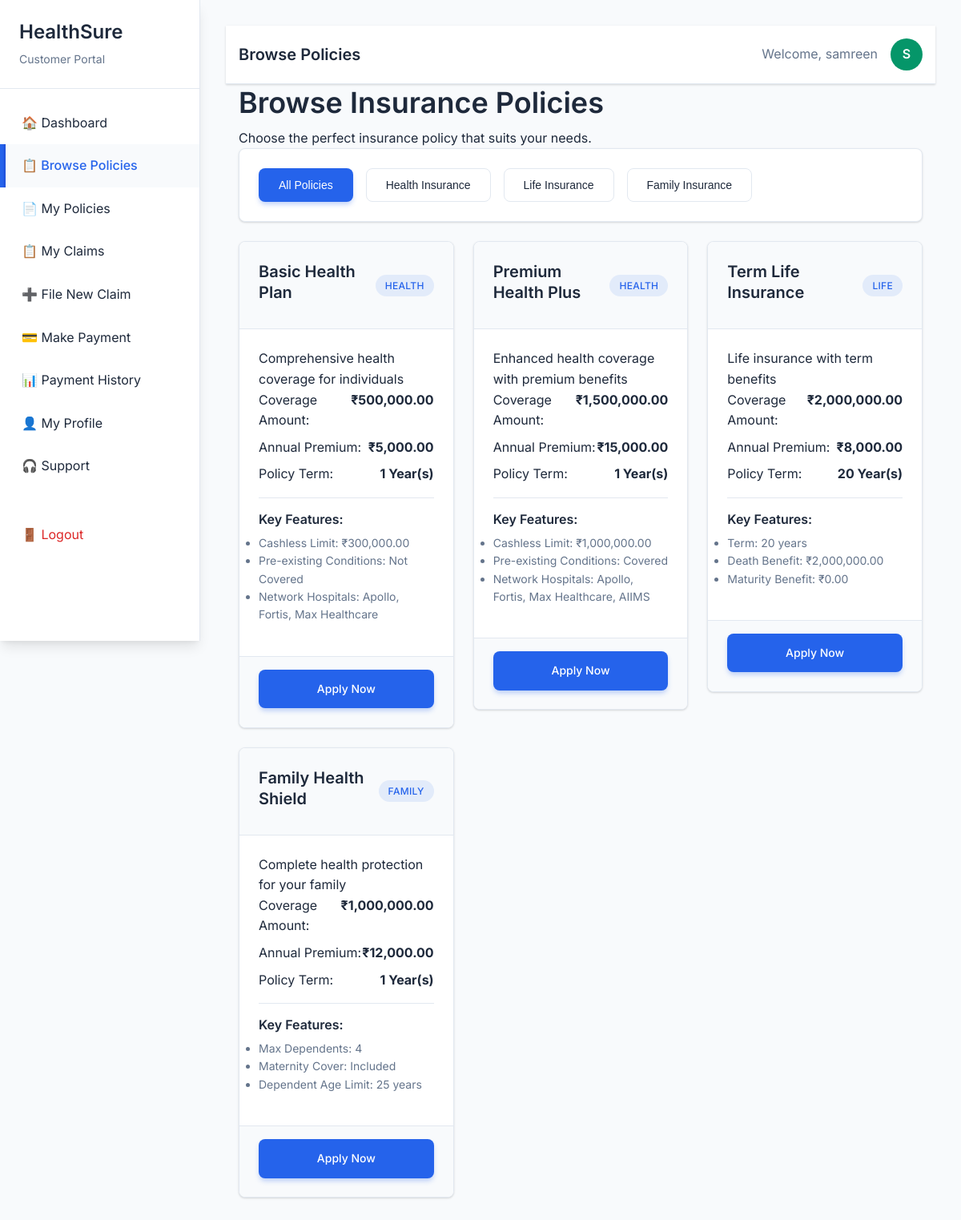
The page /HealthSure/customer/browse-policies.php (signed in) on the database its author committed.
### tables this page shows
CREATE TABLE `customers` (
  `customer_id` int(11) NOT NULL,
  `user_id` int(11) DEFAULT NULL,
  `first_name` varchar(100) NOT NULL,
  `last_name` varchar(100) NOT NULL,
  `phone` varchar(15) DEFAULT NULL,
  `address` text DEFAULT NULL,
  `date_of_birth` date DEFAULT NULL,
  `gender` enum('male','female','other') DEFAULT NULL,
  `agent_id` int(11) DEFAULT NULL,
  `created_at` timestamp NOT NULL DEFAULT current_timestamp()
);

CREATE TABLE `policies` (
  `policy_id` int(11) NOT NULL,
  `policy_name` varchar(200) NOT NULL,
  `policy_type` enum('health','life','family') NOT NULL,
  `description` text DEFAULT NULL,
  `base_premium` decimal(10,2) NOT NULL,
  `coverage_amount` decimal(12,2) NOT NULL,
  `duration_years` int(11) NOT NULL,
  `status` enum('active','inactive') DEFAULT 'active',
  `created_at` timestamp NOT NULL DEFAULT current_timestamp(),
  `updated_at` timestamp NOT NULL DEFAULT current_timestamp() ON UPDATE current_timestamp()
);

CREATE TABLE `health_policies` (
  `policy_id` int(11) NOT NULL,
  `hospital_coverage` text DEFAULT NULL,
  `pre_existing_conditions` tinyint(1) DEFAULT 0,
  `network_hospitals` text DEFAULT NULL,
  `cashless_limit` decimal(10,2) DEFAULT NULL
);

CREATE TABLE `life_policies` (
  `policy_id` int(11) NOT NULL,
  `nominee_name` varchar(200) DEFAULT NULL,
  `nominee_relation` varchar(50) DEFAULT NULL,
  `term_years` int(11) DEFAULT NULL,
  `maturity_benefit` decimal(12,2) DEFAULT NULL,
  `death_benefit` decimal(12,2) DEFAULT NULL
);

CREATE TABLE `family_policies` (
  `policy_id` int(11) NOT NULL,
  `no_of_dependents` int(11) DEFAULT 0,
  `maternity_cover` tinyint(1) DEFAULT 0,
  `dependent_age_limit` int(11) DEFAULT 25,
  `family_floater_sum` decimal(12,2) DEFAULT NULL
);

### HealthSure/includes/functions.php (called while the page is built, shortened)
<?php
function format_currency($amount) {
    return '₹' . number_format($amount, 2);
}
function get_customer_info($user_id, $conn) {
    $stmt = $conn->prepare("SELECT c.*, u.email FROM customers c
                           JOIN users u ON c.user_id = u.user_id
                           WHERE c.user_id = ?");
    $stmt->execute([$user_id]);
    return $stmt->fetch(PDO::FETCH_ASSOC);
}
?>

### HealthSure/customer/browse-policies.php (the view, shortened to what this page needs)
<?php
require_once '../config/database.php';
require_once '../includes/functions.php';
$stmt = $conn->query("SELECT * FROM policies WHERE status = 'active' ORDER BY policy_type, policy_name");
$policies = $stmt->fetchAll(PDO::FETCH_ASSOC);
function getPolicyDetails($policy_id, $policy_type, $conn) {
    switch ($policy_type) {
        case 'health':
            $stmt = $conn->prepare("SELECT * FROM health_policies WHERE policy_id = ?");
            break;
        case 'life':
            $stmt = $conn->prepare("SELECT * FROM life_policies WHERE policy_id = ?");
            break;
        case 'family':
            $stmt = $conn->prepare("SELECT * FROM family_policies WHERE policy_id = ?");
            break;
    }
    $stmt->execute([$policy_id]);
    return $stmt->fetch(PDO::FETCH_ASSOC);
}
?>
<!DOCTYPE html>
<html lang="en">
<head>
    <link rel="stylesheet" href="../assets/css/style.css">
    <link rel="stylesheet" href="../assets/css/animations.css">
</head>
<body>
    <?php include 'includes/sidebar.php'; ?>
    <div class="main-content">
        <?php include 'includes/header.php'; ?>
        <div class="container">
            <h1>Browse Insurance Policies</h1>
            <p class="text-light">Choose the perfect insurance policy that suits your needs.</p>
            <div class="card mb-4">
                <div class="card-body">
                    <div class="d-flex" style="gap: 1rem;">
                        <button class="btn btn-primary" onclick="filterPolicies('all')">All Policies</button>
                        <button class="btn btn-outline" onclick="filterPolicies('health')">Health Insurance</button>
                        <button class="btn btn-outline" onclick="filterPolicies('life')">Life Insurance</button>
                        <button class="btn btn-outline" onclick="filterPolicies('family')">Family Insurance</button>
                    </div>
                </div>
            </div>
            <div class="row">
                <?php foreach ($policies as $policy): ?>
                    <?php $details = getPolicyDetails($policy['policy_id'], $policy['policy_type'], $conn); ?>
                    <div class="col-4 policy-card" data-type="<?php echo $policy['policy_type']; ?>">
                        <div class="card mb-4">
                            <div class="card-header">
                                <div class="d-flex justify-content-between align-items-center">
                                    <h4><?php echo htmlspecialchars($policy['policy_name']); ?></h4>
                                    <span class="badge badge-primary"><?php echo ucfirst($policy['policy_type']); ?></span>
                                </div>
                            </div>
                            <div class="card-body">
                                <p class="text-light"><?php echo htmlspecialchars($policy['description']); ?></p>
                                <div class="mb-3">
                                    <div class="d-flex justify-content-between mb-2">
                                        <span>Coverage Amount:</span>
                                        <strong><?php echo format_currency($policy['coverage_amount']); ?></strong>
                                    </div>
                                    <div class="d-flex justify-content-between mb-2">
                                        <span>Annual Premium:</span>
                                        <strong><?php echo format_currency($policy['base_premium']); ?></strong>
                                    </div>
                                    <div class="d-flex justify-content-between mb-2">
                                        <span>Policy Term:</span>
                                        <strong><?php echo $policy['duration_years']; ?> Year(s)</strong>
                                    </div>
                                </div>
                                <?php if ($details): ?>
                                    <div class="mb-3" style="border-top: 1px solid var(--border-color); padding-top: 1rem;">
                                        <h6>Key Features:</h6>
                                        <?php if ($policy['policy_type'] === 'health'): ?>
                                            <ul style="font-size: 0.875rem; color: var(--text-light);">
                                                <li>Cashless Limit: <?php echo format_currency($details['cashless_limit']); ?></li>
                                                <li>Pre-existing Conditions: <?php echo $details['pre_existing_conditions'] ? 'Covered' : 'Not Covered'; ?></li>
                                                <li>Network Hospitals: <?php echo htmlspecialchars($details['network_hospitals']); ?></li>
                                            </ul>
                                        <?php elseif ($policy['policy_type'] === 'life'): ?>
                                            <ul style="font-size: 0.875rem; color: var(--text-light);">
                                                <li>Term: <?php echo $details['term_years']; ?> years</li>
                                                <li>Death Benefit: <?php echo format_currency($details['death_benefit']); ?></li>
                                                <li>Maturity Benefit: <?php echo format_currency($details['maturity_benefit']); ?></li>
                                            </ul>
                                        <?php elseif ($policy['policy_type'] === 'family'): ?>
                                            <ul style="font-size: 0.875rem; color: var(--text-light);">
                                                <li>Max Dependents: <?php echo $details['no_of_dependents']; ?></li>
                                                <li>Maternity Cover: <?php echo $details['maternity_cover'] ? 'Included' : 'Not Included'; ?></li>
                                                <li>Dependent Age Limit: <?php echo $details['dependent_age_limit']; ?> years</li>
                                            </ul>
                                        <?php endif; ?>
                                    </div>
                                <?php endif; ?>
                            </div>
                            <div class="card-footer">
                                <a href="apply-policy.php?policy_id=<?php echo $policy['policy_id']; ?>"
                                   class="btn btn-primary" style="width: 100%;">
                                    Apply Now
                                </a>
                            </div>
                        </div>
                    </div>
                <?php endforeach; ?>
            </div>
        </div>
    </div>
</body>
</html>

### HealthSure/customer/includes/header.php
<?php
$customer_info = get_customer_info($_SESSION['user_id'], $conn);
?>
<div class="navbar">
    <div class="container d-flex justify-content-between align-items-center">
        <div>
            <h4 style="margin: 0; color: var(--text-dark);">
                <?php
                $page_titles = [
                    'dashboard.php' => 'Dashboard',
                    'browse-policies.php' => 'Browse Policies',
                    'my-policies.php' => 'My Policies',
                    'my-claims.php' => 'My Claims',
                    'file-claim.php' => 'File New Claim',
                    'make-payment.php' => 'Make Payment',
                    'payment-history.php' => 'Payment History',
                    'profile.php' => 'My Profile',
                    'support.php' => 'Support'
                ];
                echo $page_titles[basename($_SERVER['PHP_SELF'])] ?? 'Customer Portal';
                ?>
            </h4>
        </div>
        <div class="d-flex align-items-center" style="gap: 1rem;">
            <span style="color: var(--text-light);">Welcome, <?php echo htmlspecialchars($customer_info['first_name']); ?></span>
            <div style="width: 40px; height: 40px; background: var(--success-color); border-radius: 50%; display: flex; align-items: center; justify-content: center; color: white; font-weight: 600;">
                <?php echo strtoupper(substr($customer_info['first_name'], 0, 1)); ?>
            </div>
        </div>
    </div>
</div>

### HealthSure/assets/css/style.css (style rules this page uses)
* { margin: 0; padding: 0; box-sizing: border-box; }
:root { --primary-color: #2563eb; --primary-dark: #1d4ed8; --secondary-color: #64748b; --success-color: #059669; --warning-color: #d97706; --danger-color: #dc2626; --light-bg: #f8fafc; --white: #ffffff; --text-dark: #1e293b; --text-light: #64748b; --border-color: #e2e8f0; --shadow: 0 1px 3px 0 rgba(0, 0, 0, 0.1), 0 1px 2px 0 rgba(0, 0, 0, 0.06); --shadow-lg: 0 10px 15px -3px rgba(0, 0, 0, 0.1), 0 4px 6px -2px rgba(0, 0, 0, 0.05); --shadow-xl: 0 20px 25px -5px rgba(0, 0, 0, 0.1), 0 10px 10px -5px rgba(0, 0, 0, 0.04); --transition: all 0.3s cubic-bezier(0.4, 0, 0.2, 1); --border-radius: 0.5rem; --border-radius-lg: 0.75rem; }
body { font-family: 'Inter', -apple-system, BlinkMacSystemFont, 'Segoe UI', Roboto, sans-serif; line-height: 1.6; color: var(--text-dark); background-color: var(--light-bg); overflow-x: hidden; min-height: 100vh; }
h1, h2, h3, h4, h5, h6 { font-weight: 600; line-height: 1.3; margin-bottom: 0.5rem; }
h1 { font-size: 2.25rem; }
h4 { font-size: 1.25rem; }
h6 { font-size: 1rem; }
.container { max-width: 1200px; margin: 0 auto; padding: 0 1rem; width: 100%; }
.card { background: var(--white); border-radius: var(--border-radius); box-shadow: var(--shadow); border: 1px solid var(--border-color); overflow: hidden; transition: var(--transition); margin-bottom: 1.5rem; }
.card-header { padding: 1.5rem; border-bottom: 1px solid var(--border-color); background: var(--light-bg); }
.card-body { padding: 1.5rem; }
.card-footer { padding: 1rem 1.5rem; border-top: 1px solid var(--border-color); background: var(--light-bg); }
.navbar { background: var(--white); border-bottom: 1px solid var(--border-color); box-shadow: var(--shadow); padding: 1rem 0; }
.main-content { margin-left: 250px; padding: 2rem; min-height: 100vh; transition: var(--transition); }
.btn { display: inline-block; padding: 0.75rem 1.5rem; font-size: 0.875rem; font-weight: 500; text-align: center; text-decoration: none; border: 1px solid transparent; border-radius: var(--border-radius); cursor: pointer; transition: var(--transition); position: relative; overflow: hidden; user-select: none; }
.btn::before { content: ''; position: absolute; top: 0; left: -100%; width: 100%; height: 100%; background: linear-gradient(90deg, transparent, rgba(255,255,255,0.2), transparent); transition: var(--transition); }
.btn-primary { background: var(--primary-color); color: var(--white); box-shadow: 0 4px 6px -1px rgba(37, 99, 235, 0.3); }
.btn-outline { background: transparent; border: 1px solid var(--border-color); color: var(--text-dark); }
.badge { display: inline-flex; align-items: center; padding: 0.25rem 0.75rem; font-size: 0.75rem; font-weight: 500; border-radius: 9999px; text-transform: uppercase; letter-spacing: 0.025em; transition: var(--transition); animation: fadeInScale 0.3s ease-out; }
.badge-primary { background: rgba(37, 99, 235, 0.1); color: var(--primary-color); }
.row { display: flex; flex-wrap: wrap; margin: 0 -0.75rem; }
.col-4 { flex: 0 0 33.333333%; max-width: 33.333333%; }
[class*="col-"] { padding: 0 0.75rem; }
.mb-2 { margin-bottom: 0.5rem; }
.mb-3 { margin-bottom: 1rem; }
.mb-4 { margin-bottom: 1.5rem; }
.d-flex { display: flex; }
.justify-content-between { justify-content: space-between; }
.align-items-center { align-items: center; }
.animate-in { animation: fadeInUp 0.6s ease-out; }
.page-transition { opacity: 0; transform: translateY(20px); transition: all 0.3s ease-out; }
.page-transition.loaded { opacity: 1; transform: translateY(0); }

### HealthSure/assets/css/animations.css (style rules this page uses)
.main-content { animation: fadeInUp 0.6s ease-out; }
.card { animation: fadeInUp 0.4s ease-out; animation-fill-mode: both; }
.card:nth-child(1) { animation-delay: 0.1s; }
.card:nth-child(3) { animation-delay: 0.3s; }
.btn { position: relative; overflow: hidden; }
.btn::after { content: ''; position: absolute; top: 50%; left: 50%; width: 0; height: 0; border-radius: 50%; background: rgba(255, 255, 255, 0.3); transform: translate(-50%, -50%); transition: width 0.6s, height 0.6s; }
.badge { animation: fadeInScale 0.4s ease-out; }
.page-transition { opacity: 0; transform: translateY(20px); transition: all 0.3s ease-out; }
.page-transition.loaded { opacity: 1; transform: translateY(0); }
html { scroll-behavior: smooth; }

### rows shown on the page
customers: first_name "samreen", first_name "S"
policies: policy_name "Basic Health Plan", policy_type "HEALTH", description "Comprehensive health coverage for individuals", coverage_amount "₹500,000.00", base_premium "₹5,000.00", duration_years "1", health_policies.cashless_limit "₹300,000.00", shows "Not Covered", health_policies.network_hospitals "Apollo, Fortis, Max Healthcare"
policies: policy_name "Premium Health Plus", policy_type "HEALTH", description "Enhanced health coverage with premium benefits", coverage_amount "₹1,500,000.00", base_premium "₹15,000.00", duration_years "1", health_policies.cashless_limit "₹1,000,000.00", shows "Covered", health_policies.network_hospitals "Apollo, Fortis, Max Healthcare, AIIMS"
policies: policy_name "Term Life Insurance", policy_type "LIFE", description "Life insurance with term benefits", coverage_amount "₹2,000,000.00", base_premium "₹8,000.00", duration_years "20", life_policies.term_years "20", life_policies.death_benefit "₹2,000,000.00", life_policies.maturity_benefit "₹0.00"
policies: policy_name "Family Health Shield", policy_type "FAMILY", description "Complete health protection for your family", coverage_amount "₹1,000,000.00", base_premium "₹12,000.00", duration_years "1", family_policies.no_of_dependents "4", shows "Included", family_policies.dependent_age_limit "25"

### other values the page prints
$page_titles[basename($_SERVER['PHP_SELF'])] "Browse Policies"
